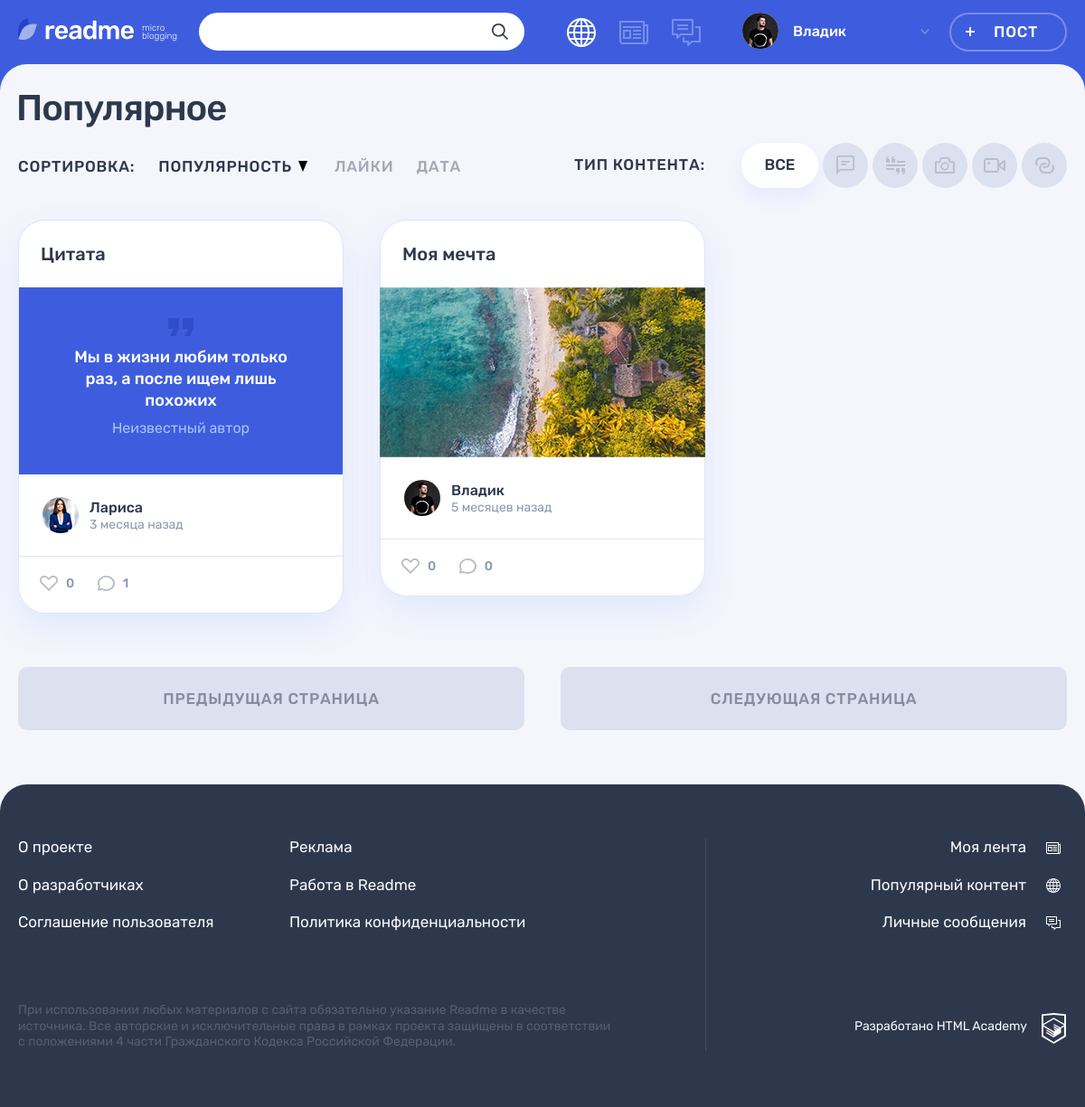
Screenshot of /popular.php?type_id=0&sort_by=view_count&page=2 (signed in) with the database file from the repository.
### tables this page shows
CREATE TABLE user
(
  id            INT AUTO_INCREMENT PRIMARY KEY,
  user_reg_dt   DATETIME DEFAULT CURRENT_TIMESTAMP,
  user_email    VARCHAR(128) NOT NULL UNIQUE,
  user_name     VARCHAR(64)  NOT NULL COMMENT 'имя пользователя',
  user_password CHAR(255)    NOT NULL,
  user_avatar   VARCHAR(255)
) COMMENT 'таблица зарегистрированных пользователей';

CREATE TABLE post
(
  id                INT AUTO_INCREMENT PRIMARY KEY,
  create_dt         DATETIME DEFAULT CURRENT_TIMESTAMP,
  post_header       VARCHAR(128) COMMENT 'заголовок поста',
  text_content      TEXT,
  quote_origin      VARCHAR(128) COMMENT 'автор/источник цитаты',
  photo_content     VARCHAR(255),
  video_content     VARCHAR(255) COMMENT 'ссылка на видео на YouTube',
  link_text_content VARCHAR(255) COMMENT 'ссылка на сторонний ресурс',
  view_count        INT      DEFAULT 0 COMMENT 'кол-во просмотров',
  user_id           INT,
  is_repost         TINYINT  DEFAULT 0 COMMENT 'является ли репостом',
  origin_post_id    INT COMMENT 'ссылка на оригинальный пост при репосте',
  content_type_id   TINYINT,
  FOREIGN KEY (user_id) REFERENCES user (id),
  FOREIGN KEY (content_type_id) REFERENCES content_type (id),
  INDEX (user_id) COMMENT 'индекс для поиска по пользователям',
  INDEX (content_type_id) COMMENT 'индекс для поиска по типу',
  INDEX (view_count) COMMENT 'индекс для поиска по просмотрам',
  INDEX (is_repost) COMMENT 'индекс для поиска по репостам'
) COMMENT 'таблица постов';

### templates/main.php (the view, shortened to what the rows shown need)
<section class="page__main page__main--popular">
    <div class="container">
        <h1 class="page__title page__title--popular">Популярное</h1>
    </div>
    <div class="popular container">
        <div class="popular__filters-wrapper">
            <div class="popular__filters filters">
                <ul class="popular__filters-list filters__list">
        <?php foreach ($_SESSION['ct_types'] as $type): ?>
                    <li class="popular__filters-item filters__item">
                        <a class="filters__button<?= $type_id === $type['id'] ? ' filters__button--active' : ''; ?> filters__button--<?= $type['type_val']; ?> button" href="?<?= 'sort_by=' . $sort_by . '&type_id=' . $type['id']; ?>">
                            <svg class="filters__icon" width="<?= $type['type_icon_width']; ?>" height="<?= $type['type_icon_height']; ?>">
                                <use xlink:href="#icon-filter-<?= $type['type_val']; ?>"></use>
                            </svg>
                        </a>
                    </li>
        <?php endforeach; ?>
                </ul>
            </div>
        </div>
        <div class="popular__posts">
        <?php if ($posts):
                foreach ($posts as $post):
                      $type_val = $_SESSION['ct_types'][$post['content_type_id']]['type_val']; ?>
            <article class="popular__post post post-<?= $type_val; ?>">
                <header class="post__header">
                    <h2>
                        <a href="post.php?post_id=<?= $post['id']; ?>">
                            <?= $post['post_header']; ?>
                        </a>
                    </h2>
                </header>
                <div class="post__main">
                <?php switch ($type_val):
                        case 'quote': ?>
                <blockquote>
                    <p>
                        <?= slice_string($post['text_content'], 'post.php?post_id=' . $post['id'], true); ?>
                    </p>
                    <cite><?= $post['quote_origin'] ?></cite>
                </blockquote>
                        <?php break; ?>
                        <?php case 'photo': ?>
                <div class="post-photo__image-wrapper">
                    <img src="<?= UPLOAD_PATH . $post['photo_content']; ?>" alt="Фото от пользователя" width="360" height="240">
                </div>
                        <?php break; ?>
                <?php
                endswitch;
                ?>
                </div>
                <footer class="post__footer">
                    <div class="post__author">
                        <a class="post__author-link" href="profile.php?user_id=<?= $post['user_id']; ?>" title="Автор">
                            <div class="post__avatar-wrapper">
                                <?php if ($post['user_avatar']): ?>
                                <img class="post__author-avatar" src="<?= UPLOAD_PATH . $post['user_avatar']; ?>" alt="Аватар пользователя">
                                <?php else: ?>
                                <svg src="img/icon-input-user.svg" width="60" height="60"></svg>
                                <?php endif; ?>
                            </div>
                            <div class="post__info">
                                <b class="post__author-name">
                                    <?= $post['user_name']; ?>
                                </b>
                                <?php $pd = $post['create_dt'];  ?>
                                <time class="post__time" title="<?= get_title_date($pd); ?>" datetime="<?= $pd; ?>"><?= format_date($pd); ?> назад</time>
                            </div>
                        </a>
                    </div>
                    <div class="post__indicators">
                        <div class="post__buttons">
                            <a class="post__indicator post__indicator--likes button" href="like.php?post_id=<?= $post['id']; ?>" title="Лайк">
                                <svg class="post__indicator-icon" width="20" height="17">
                                    <use xlink:href="#icon-heart"></use>
                                </svg>
                                <span><?= $post['like_count']; ?></span>
                            </a>
                            <a class="post__indicator post__indicator--comments button" href="post.php?post_id=<?= $post['id']; ?>" title="Комментарии">
                                <svg class="post__indicator-icon" width="19" height="17">
                                    <use xlink:href="#icon-comment"></use>
                                </svg>
                                <span><?= $post['comment_count']; ?></span>
                            </a>
                        </div>
                    </div>
                </footer>
            </article>
            <?php
                endforeach;
        else: ?>
            <div>
                <p>Записей нет!</p>
            </div>
        <?php endif; ?>
        </div>
    </div>
</section>

### utils.php (shortened to what the rows shown need)
<?php
function slice_string($string, $link = '', $use_target_blank = false, $max_post_length = 300)
{
    $result_string = trim($string);
    return str_replace('&amp;#13;&amp;#10;', "<br>", $result_string);
}
function get_title_date($date)
{
    $date = strtotime($date);
    return date('d.m.Y H:i', $date);
}
function format_date($date)
{
    $post_date = date_create($date);
    $current_date = date_create('now');
    $diff = date_diff($current_date, $post_date);
    $result = '';
    if ($diff->invert === 0) {
        $result = 'Дата ещё не наступила!';
    } else {
        $minutes_in_hour = 60;
        $hours_in_day = 24;
        $minutes = $diff->i;
        $hours = $diff->h;
        $days = $diff->days;
        if ($days === 0) {
            if ($minutes >= $minutes_in_hour / 2) {
                $hours++;
            }
            $result = $hours ?
                $hours . ' час' . get_noun_plural_form($hours, '', 'а', 'ов')
                :
                $minutes . ' минут' . get_noun_plural_form($minutes, 'у', 'ы', '');
        } else {
            $days_in_week = 7;
            $days_in_month = 30;
            $days_in_year = 365;
            $five_weeks = 35;
            $years = $diff->y;
            if ($days < $days_in_week) {
                $result = $days . ' ' . get_noun_plural_form($days, 'день', 'дня', 'дней');
            } elseif ($days < $five_weeks) {
                $weeks = round($days / $days_in_week);
                $result = $weeks . ' недел' . get_noun_plural_form($weeks, 'ю', 'и', 'ь');
            } elseif ($days < $days_in_year) {
                $months = round($days / $days_in_month);
                $result = $months . ' месяц' . get_noun_plural_form($months, '', 'а', 'ев');
            } elseif ($years) {
                $years = ($days >= $days_in_year / 2) ? $years++ : $years;
                $result = $years . ' ' . get_noun_plural_form($years, 'год', 'года', 'лет');
            }
        }
    }
    return $result;
}
function get_data_from_db(mysqli $src_db, string $query, string $mode = 'all')
{
    $result = mysqli_query($src_db, $query);
    switch ($mode) {
        case 'all':
            $data = mysqli_fetch_all($result, MYSQLI_ASSOC);
            break;
        case 'one':
            $data = mysqli_fetch_row($result)[0];
            break;
    }
    return $data;
}
function build_page($page, $params, $main_content): string
{
    return include_template($page, $params + ['main_content' => $main_content]);
}

### templates/layout.php (shortened to what the rows shown need)
<?php $user = $_SESSION['user'] ?? false;  ?>
<!DOCTYPE html>
<html lang="ru">
<head>
    <link rel="stylesheet" href="css/main.css">
</head>
<body class="page">
<header class="header">
    <div class="header__wrapper container">
<?php if ($user): ?>
        <form class="header__search-form form" action="search.php" method="get">
            <div class="header__search">
                <input class="header__search-input form__input" type="search" name="<?= SEARCH; ?>" value="<?= $search_query ?? ''; ?>">
                <button class="header__search-button button" type="submit">
                    <svg class="header__search-icon" width="18" height="18">
                        <use xlink:href="#icon-search"></use>
                    </svg>
                </button>
            </div>
        </form>
        <div class="header__nav-wrapper">
            <nav class="header__nav">
                <ul class="header__my-nav">
                    <li class="header__my-page header__my-page--popular">
                        <a class="header__page-link <?= $active_page === 'popular' ? 'header__page-link--active' : '' ?>" title="Популярный контент" href="popular.php">
                        </a>
                    </li>
                    <li class="header__my-page header__my-page--feed">
                        <a class="header__page-link <?= $active_page === 'feed' ? 'header__page-link--active' : '' ?>" href="feed.php" title="Моя лента">
                        </a>
                    </li>
                    <li class="header__my-page header__my-page--messages">
                        <a class="header__page-link <?= $active_page === 'messages' ? 'header__page-link--active' : '' ?>" href="messages.php" title="Личные сообщения">
                        </a>
                    </li>
                </ul>
                <ul class="header__user-nav">
                    <li class="header__profile">
                        <a class="header__profile-link" href="profile.php?user_id=<?= $user['id']?>">
                            <div class="header__avatar-wrapper">
    <?php if ($user['user_avatar']) : ?>
                                    <img class="header__profile-avatar" src="<?= UPLOAD_PATH . $user['user_avatar']; ?>" alt="Аватар профиля">
    <?php endif; ?>
                            </div>
                            <div class="header__profile-name">
                                <span>
                                    <?= $user['user_name']; ?>
                                </span>
                                <svg class="header__link-arrow" width="10" height="6">
                                    <use xlink:href="#icon-arrow-right-ad"></use>
                                </svg>
                            </div>
                        </a>
                    </li>
                    <li>
                        <a class="header__post-button button button--transparent" href="add.php">Пост</a>
                    </li>
                </ul>
            </nav>
<?php endif; ?>
        </div>
    </div>
</header>
<?= $main_content; ?>
</body>
</html>

### rows the page displays
user: user_avatar (picture), user_name "Владик"
post: $type['type_icon_width'] 21 (drawn), post_header "Цитата", text_content "Мы в жизни любим только раз, а после ищем лишь похожих", quote_origin "Неизвестный автор", user.user_avatar (picture), user.user_name "Лариса", create_dt "3 месяца", like_count "0", comment_count "1"
post: post_header "Моя мечта", photo_content (picture), user.user_avatar (picture), user.user_name "Владик", create_dt "5 месяцев", like_count "0", comment_count "0"
